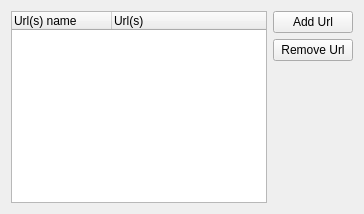
          <widget class="QWidget" name="tab_4">
           <attribute name="icon">
            <iconset resource="../../mainwin.qrc">
             <normaloff>:/images/images/bookmark_folder.png</normaloff>:/images/images/bookmark_folder.png</iconset>
           </attribute>
           <attribute name="title">
            <string>Bookmarks Url</string>
           </attribute>
           <layout class="QHBoxLayout" name="horizontalLayout_23">
            <item>
             <widget class="QTreeWidget" name="treeWidgetVulnUrl">
              <property name="rootIsDecorated">
               <bool>false</bool>
              </property>
              <column>
               <property name="text">
                <string>Url(s) name</string>
               </property>
              </column>
              <column>
               <property name="text">
                <string>Url(s)</string>
               </property>
              </column>
             </widget>
            </item>
            <item>
             <layout class="QVBoxLayout" name="verticalLayout_9">
              <item>
               <widget class="QPushButton" name="addUrlButt">
                <property name="text">
                 <string>Add Url</string>
                </property>
                <property name="icon">
                 <iconset resource="../../mainwin.qrc">
                  <normaloff>:/images/images/bookmark_add.png</normaloff>:/images/images/bookmark_add.png</iconset>
                </property>
                <property name="flat">
                 <bool>false</bool>
                </property>
               </widget>
              </item>
              <item>
               <widget class="QPushButton" name="removeUrlButt">
                <property name="text">
                 <string>Remove Url</string>
                </property>
                <property name="icon">
                 <iconset resource="../../mainwin.qrc">
                  <normaloff>:/images/images/button_cancel.png</normaloff>:/images/images/button_cancel.png</iconset>
                </property>
               </widget>
              </item>
              <item>
               <spacer name="verticalSpacer_7">
                <property name="orientation">
                 <enum>Qt::Vertical</enum>
                </property>
                <property name="sizeHint" stdset="0">
                 <size>
                  <width>20</width>
                  <height>40</height>
                 </size>
                </property>
               </spacer>
              </item>
             </layout>
            </item>
           </layout>
          </widget>
